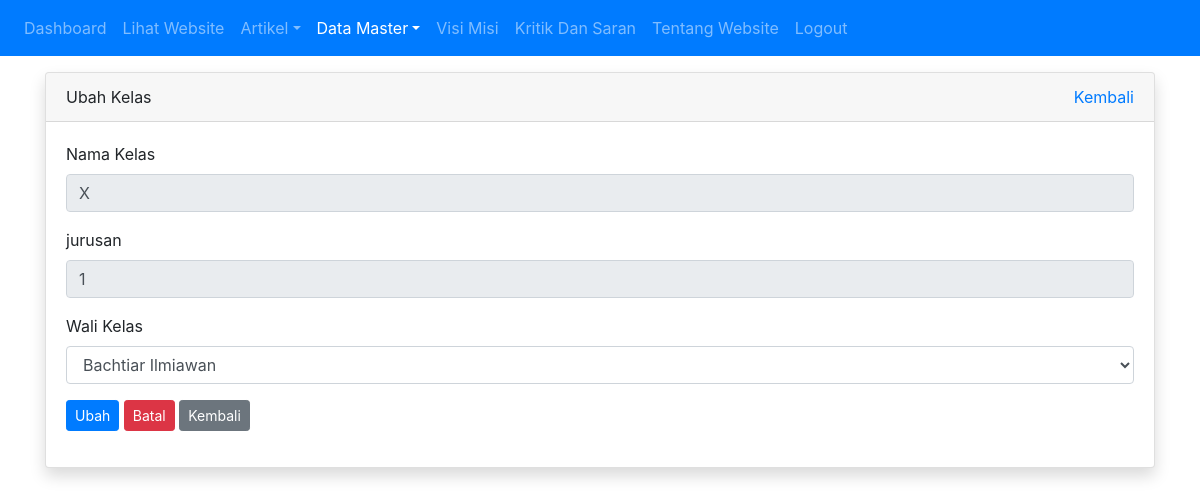
The page /admin/kelas/ubah.php?id=17 (signed in) on the database its author committed.
### tables this page shows
CREATE TABLE `tbl_kelas` (
  `id` int(11) NOT NULL,
  `kelas` varchar(30) DEFAULT NULL,
  `id_jurusan` int(11) DEFAULT NULL,
  `wali_kelas` int(11) DEFAULT NULL
);

CREATE TABLE `tbl_guru` (
  `id` int(11) NOT NULL,
  `nama` varchar(100) DEFAULT NULL,
  `nip` int(10) DEFAULT NULL,
  `jenis_kelamin` enum('L','P') DEFAULT NULL,
  `no_hp` varchar(12) DEFAULT NULL,
  `tempat_lahir` varchar(50) DEFAULT NULL,
  `tanggal_lahir` date DEFAULT NULL,
  `id_mapel` int(11) DEFAULT NULL,
  `alamat` varchar(100) DEFAULT NULL,
  `foto` varchar(100) DEFAULT NULL
);

### admin/kelas/ubah.php (the view, shortened to what this page needs)
<?php
require_once '../../koneksi.php';
$id = $_GET['id'];
$query = mysqli_query($koneksi, "SELECT * FROM tbl_kelas WHERE id = $id");
$kelas = mysqli_fetch_assoc($query);
$query_guru = mysqli_query($koneksi, "SELECT id, nama FROM tbl_guru");
?>
<!DOCTYPE html>
<html>
<head>
	<link rel="stylesheet" href="../../resources/css/bootstrap.min.css">
</head>
<body>
	<?php require_once '../navbar.php'; ?>
	<div class="container mt-3">
		<div class="row">
			<div class="col">
				<div class="card shadow">
					<div class="card-header">
						<div class="clearfix">
							<div class="float-left">
								Ubah Kelas
							</div>
							<div class="float-right">
								<a href="index.php">Kembali</a>
							</div>
						</div>
					</div>
					<div class="card-body">
						<form method="POST" action="proses_ubah.php?id=<?= $kelas['id'] ?>">
							<div class="form-group">
								<label for="kelas">Nama Kelas</label>
								<input type="text" readonly value="<?= $kelas['kelas'] ?>" class="form-control" id="kelas" placeholder="kelas" autocomplete="off" required="required" name="kelas">
							</div>
							<div class="form-group">
							<label for="id_jurusan">jurusan</label>
								<input type="text" readonly value="<?= $kelas['id_jurusan'] ?>" class="form-control" id="id_jurusan" placeholder="id_jurusan" autocomplete="off" required="required" name="id_jurusan">
							</div>
							<div class="form-group">
								<label for="wali_kelas">Wali Kelas</label>
								<select name="wali_kelas" id="wali_kelas" class="form-control">
									<?php while($row = mysqli_fetch_assoc($query_guru)) : ?>
										<option value="<?= $row['id'] ?>" <?= $kelas['wali_kelas'] == $row['id'] ? 'selected' : '' ?>><?= $row['nama'] ?></option>
									<?php endwhile; ?>
								</select>
							</div>
							<div class="form-group">
								<button type="submit" class="btn btn-sm btn-primary" name="ubah">Ubah</button>
								<button type="reset" class="btn btn-sm btn-danger" onclick="return confirm('apakah anda yakin?')">Batal</button>
								<a href="index.php" class="btn btn-sm btn-secondary">Kembali</a>
							</div>
						</form>
					</div>
				</div>
			</div>
		</div>
	</div>
</body>
</html>

### rows shown on the page
tbl_kelas: kelas "X", id_jurusan "1", wali_kelas "Bachtiar Ilmiawan"
